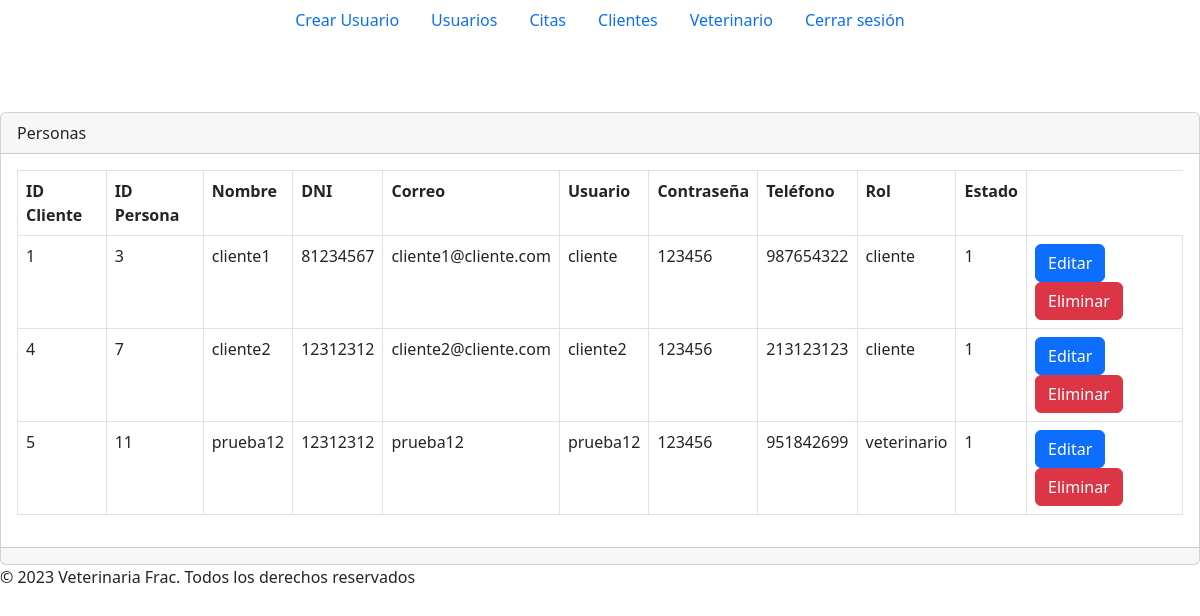
The page /secciones/clientes/index.php on the database its author committed.
### tables this page shows
CREATE TABLE `cliente` (
  `id` int(8) NOT NULL,
  `id_persona` int(8) NOT NULL
);

CREATE TABLE `persona` (
  `id` int(8) NOT NULL,
  `nombre` varchar(255) NOT NULL,
  `dni` int(8) NOT NULL,
  `correo` varchar(255) NOT NULL,
  `usuario` varchar(255) NOT NULL,
  `contrasenia` varchar(255) NOT NULL,
  `telefono` int(9) NOT NULL,
  `rol` varchar(255) NOT NULL,
  `estado` tinyint(1) NOT NULL
);

### secciones/clientes/index.php (the view, shortened to what this page needs)
<?php
include("../../config/bd.php");
function getDatosCliente($conn) {
    $sql = "SELECT c.id, c.id_persona, p.nombre, p.dni, p.correo, p.usuario, p.contrasenia, p.telefono, p.rol, p.estado
    FROM cliente c
    INNER JOIN persona p ON c.id_persona = p.id";
    $result = $conn->query($sql);
    if ($result->num_rows > 0) {
        return $result->fetch_all(MYSQLI_ASSOC);
    } else {
        return [];
    }
}
$reservations = getDatosCliente($conn);
?>
<?php include("../../plantillas/header.php")?>
<br />
<br />
<br />
<div class="card">
    <div class="card-header">
        Personas
    </div>
    <div class="card-body">
        <div class="table-responsive-sm">
            <table class="table table-bordered">
            <tr>
                <th>ID Cliente</th>
                <th>ID Persona</th>
                <th>Nombre</th>
                <th>DNI</th>
                <th>Correo</th>
                <th>Usuario</th>
                <th>Contraseña</th>
                <th>Teléfono</th>
                <th>Rol</th>
                <th>Estado</th>
            </tr>
            <?php foreach ($reservations as $reservation) : ?>
                <tr>
                    <td><?php echo $reservation['id']; ?></td>
                    <td><?php echo $reservation['id_persona']; ?></td>
                    <td><?php echo $reservation['nombre']; ?></td>
                    <td><?php echo $reservation['dni']; ?></td>
                    <td><?php echo $reservation['correo']; ?></td>
                    <td><?php echo $reservation['usuario']; ?></td>
                    <td><?php echo $reservation['contrasenia']; ?></td>
                    <td><?php echo $reservation['telefono']; ?></td>
                    <td><?php echo $reservation['rol']; ?></td>
                    <td><?php echo $reservation['estado']; ?></td>
                    <td>
                        <a href="editar.php?id=<?php echo $reservation['id']; ?>" class="btn btn-primary">Editar</a>
                        <a href="index.php?id=<?php echo $reservation['id']; ?>" class="btn btn-danger">Eliminar</a>
                    </tr>
            <?php endforeach; ?>
            </table>
        </div>
    </div>
    <div class="card-footer text-muted">
    </div>
</div>
<?php include("../../plantillas/footer.php")?>

### rows shown on the page
cliente: id "1", id_persona "3", id_persona.nombre "cliente1", id_persona.dni "81234567", id_persona.correo "cliente1@cliente.com", id_persona.usuario "cliente", id_persona.contrasenia "123456", id_persona.telefono "987654322", id_persona.rol "cliente", id_persona.estado "1"
cliente: id "4", id_persona "7", id_persona.nombre "cliente2", id_persona.dni "12312312", id_persona.correo "cliente2@cliente.com", id_persona.usuario "cliente2", id_persona.contrasenia "123456", id_persona.telefono "213123123", id_persona.rol "cliente", id_persona.estado "1"
cliente: id "5", id_persona "11", id_persona.nombre "prueba12", id_persona.dni "12312312", id_persona.correo "prueba12", id_persona.usuario "prueba12", id_persona.contrasenia "123456", id_persona.telefono "951842699", id_persona.rol "veterinario", id_persona.estado "1"
